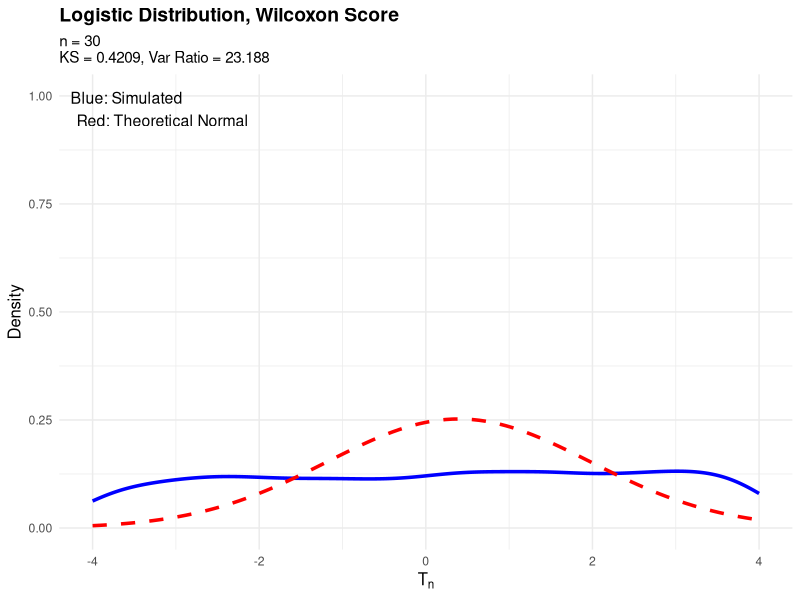
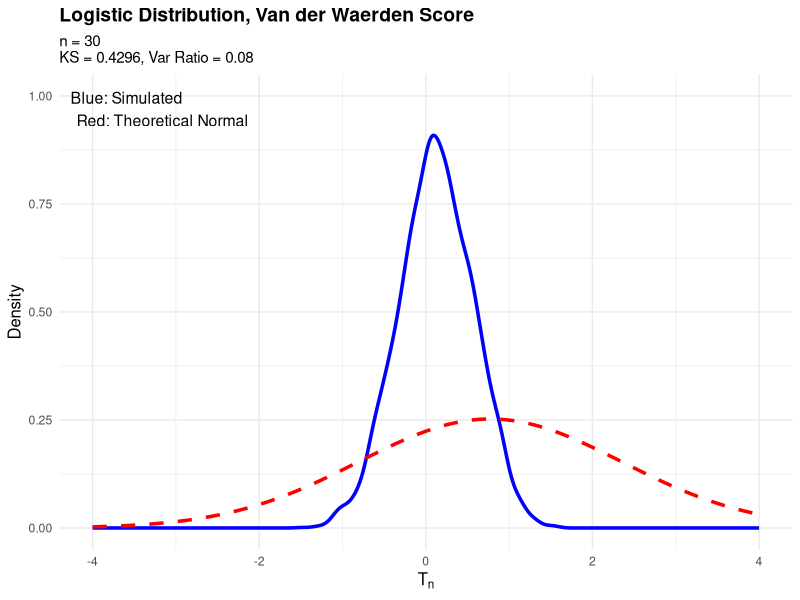
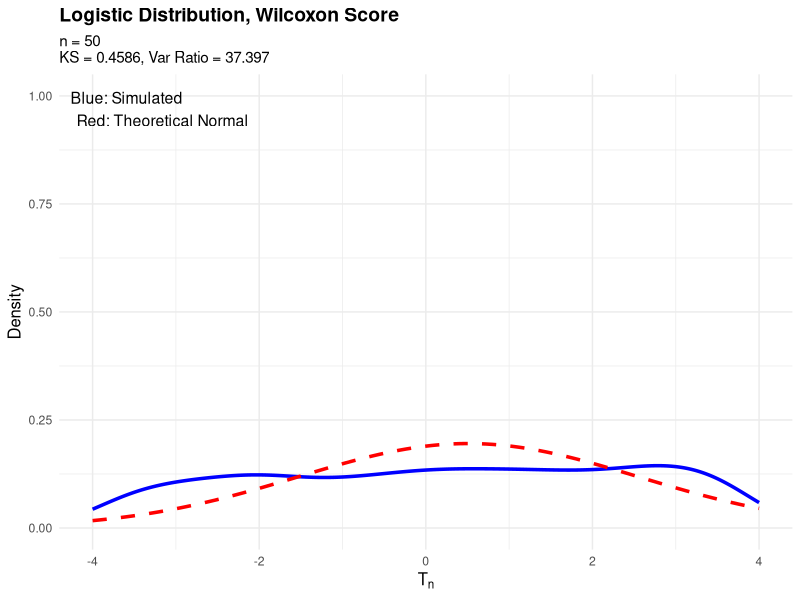
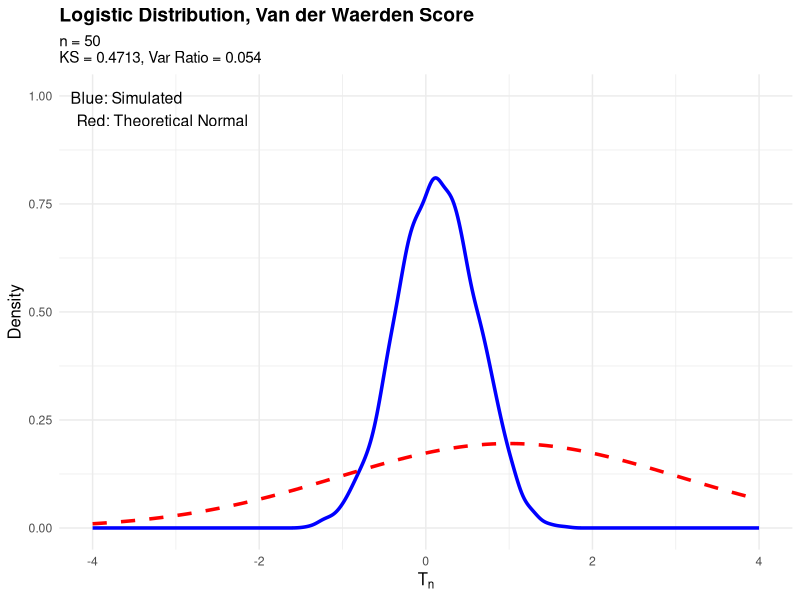
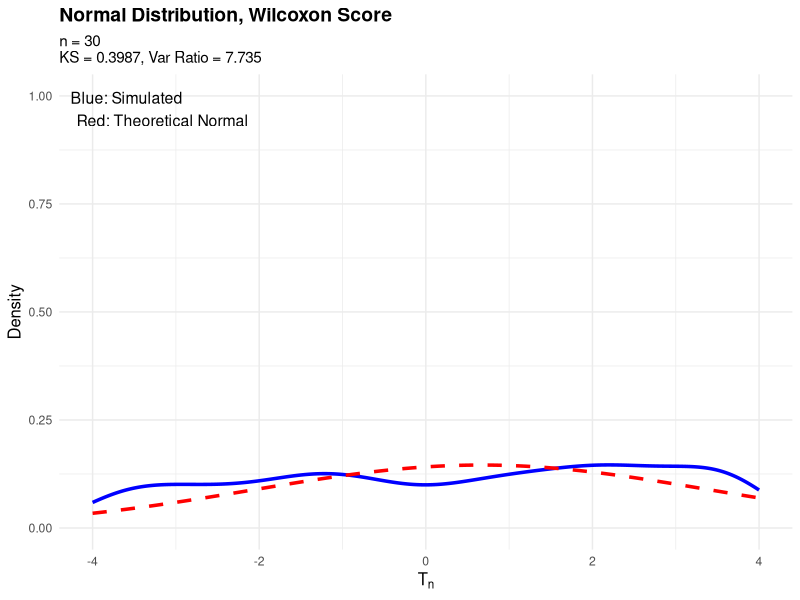

Write the R code that produced these figures, in order.
# ============================================================================
# Le Cam's Lemma Validation - Two-Sample Rank Tests
# ============================================================================

# Load libraries
library(ggplot2)
library(dplyr)
library(tidyverse)

# ============================================================================
# PART 1: THEORETICAL PARAMETERS
# ============================================================================

# Standardized g0 values
g0_wilcoxon_normal <- (1 / (2 * sqrt(pi))) * sqrt(3)    # 0.4886
g0_wilcoxon_logistic <- (1 / 6) * sqrt(3)               # 0.2887
g0_vdw_normal <- 1                                      # 1.0000
g0_vdw_logistic <- 1 / sqrt(pi)                         # 0.5642

# sigma2_psi
sigma2_psi_normal <- 1
sigma2_psi_logistic <- 1/3

# Function to compute theoretical parameters
compute_params <- function(n, dist, score) {
  
  if (dist == "normal" && score == "wilcoxon") {
    g0 <- g0_wilcoxon_normal
    sigma2_psi <- sigma2_psi_normal
  } else if (dist == "logistic" && score == "wilcoxon") {
    g0 <- g0_wilcoxon_logistic
    sigma2_psi <- sigma2_psi_logistic
  } else if (dist == "normal" && score == "vdw") {
    g0 <- g0_vdw_normal
    sigma2_psi <- sigma2_psi_normal
  } else if (dist == "logistic" && score == "vdw") {
    g0 <- g0_vdw_logistic
    sigma2_psi <- sigma2_psi_logistic
  }
  
  n1 <- n / 2
  n2 <- n / 2
  theta_n <- 1 / sqrt(n)
  
  # Theoretical mean and variance under alternative
  # Note: The 1/sqrt(n) is already in the test statistic!
  mu_n <- theta_n * (n1 * n2 / n) * g0
  sigma2_n <- (n1 * n2 / n) * sigma2_psi
  sigma_n <- sqrt(sigma2_n)
  
  return(list(
    mu_n = mu_n, 
    sigma_n = sigma_n, 
    sigma2_n = sigma2_n,
    theta_n = theta_n, 
    g0 = g0, 
    sigma2_psi = sigma2_psi,
    n1 = n1, 
    n2 = n2,
    n = n,
    dist = dist,
    score = score
  ))
}

# ============================================================================
# PART 2: SIMULATION FUNCTIONS (CORRECTED!)
# ============================================================================

generate_data <- function(n1, n2, dist, theta_n) {
  if (dist == "normal") {
    X <- rnorm(n1, 0, 1)
    Y <- rnorm(n2, theta_n, 1)
  } else if (dist == "logistic") {
    X <- rlogis(n1, 0, 1)
    Y <- rlogis(n2, theta_n, 1)
  }
  return(c(X, Y))
}

compute_T <- function(pooled, n1, n2, score) {
  n <- n1 + n2
  ranks <- rank(pooled, ties.method = "average")
  
  if (score == "wilcoxon") {
    # STANDARDIZED Wilcoxon: sqrt(3) * ranks
    scores <- sqrt(3) * ranks
  } else if (score == "vdw") {
    # Van der Waerden: already standardized
    scores <- qnorm(ranks / (n + 1))
  }
  
  c <- c(rep(0, n1), rep(1, n2))
  c_bar <- mean(c)
  
  # CRITICAL: Divide by sqrt(n) to match asymptotic theory
  T_n <- (1 / sqrt(n)) * sum((c - c_bar) * scores)
  #T_n <- (1 / sqrt(n)) * sum(c  * scores)
  return(T_n)
}

# ============================================================================
# PART 3: RUN SIMULATION
# ============================================================================

run_simulation <- function(n, dist, score, M = 10000, verbose = TRUE) {
  
  params <- compute_params(n, dist, score)
  
  if (verbose) {
    dist_name <- tools::toTitleCase(dist)
    score_name <- ifelse(score == "wilcoxon", "Wilcoxon", "Van der Waerden")
    cat(sprintf("Running: %s, %s, n = %d\n", dist_name, score_name, n))
  }
  
  set.seed(123 + n + 100 * (dist == "logistic") + 1000 * (score == "vdw"))
  
  T_stats <- numeric(M)
  for (r in 1:M) {
    pooled <- generate_data(params$n1, params$n2, dist, params$theta_n)
    T_stats[r] <- compute_T(pooled, params$n1, params$n2, score)
  }
  
  # Empirical moments
  T_mean <- mean(T_stats)
  T_var <- var(T_stats)
  T_sd <- sd(T_stats)
  
  # KS distance
  F_emp <- ecdf(T_stats)
  F_theory <- function(x) pnorm(x, mean = params$mu_n, sd = params$sigma_n)
  ks_values <- sapply(T_stats, function(x) abs(F_emp(x) - F_theory(x)))
  ks <- max(ks_values)
  
  if (verbose) {
    cat(sprintf("  mu_theory = %.4f, mu_emp = %.4f\n", params$mu_n, T_mean))
    cat(sprintf("  sigma_theory = %.4f, sigma_emp = %.4f\n", params$sigma_n, T_sd))
    cat(sprintf("  KS = %.4f\n", ks))
    cat(sprintf("  Var Ratio = %.4f\n", T_var / params$sigma2_n))
  }
  
  return(list(
    T_stats = T_stats,
    mu_n = params$mu_n,
    sigma_n = params$sigma_n,
    sigma2_n = params$sigma2_n,
    T_mean = T_mean,
    T_var = T_var,
    T_sd = T_sd,
    ks = ks,
    n = n,
    dist = dist,
    score = score,
    M = M
  ))
}

# ============================================================================
# PART 4: DENSITY PLOT
# ============================================================================

plot_density <- function(n, dist, score, M = 10000) {
  
  result <- run_simulation(n, dist, score, M, verbose = TRUE)
  
  df <- data.frame(T = result$T_stats)
  
  dist_name <- tools::toTitleCase(result$dist)
  score_name <- ifelse(result$score == "wilcoxon", "Wilcoxon", "Van der Waerden")
  
  p <- ggplot(df, aes(x = T)) +
    geom_density(color = "blue", size = 1.2, kernel = "gaussian") +
    stat_function(
      fun = dnorm, 
      args = list(mean = result$mu_n, sd = result$sigma_n),
      color = "red", size = 1.2, linetype = "dashed"
    ) +
    xlim(-4,4) + 
    ylim(0,1) +
    labs(
      title = paste(dist_name, "Distribution,", score_name, "Score"),
      subtitle = paste0(
        "n = ", result$n,
        "\nKS = ", round(result$ks, 4),
        ", Var Ratio = ", round(result$T_var / result$sigma2_n, 3)
      ),
      x = expression(T[n]),
      y = "Density"
    ) +
    annotate(
      "text", 
      x = -Inf, 
      y = Inf, 
      label = "Blue: Simulated\nRed: Theoretical Normal",
      hjust = -0.1, 
      vjust = 1.5, 
      size = 4
    ) +
    theme_minimal() +
    theme(
      plot.title = element_text(size = 14, face = "bold"),
      plot.subtitle = element_text(size = 11),
      axis.title = element_text(size = 12)
    )
  
  return(p)
}

# ============================================================================
# PART 5: COMPARISON PLOT
# ============================================================================
# 
# plot_comparison <- function(n, dist, M = 10000) {
#   
#   dist_name <- tools::toTitleCase(dist)
#   
#   cat("\n========================================\n")
#   cat(dist_name, "COMPARISON at n =", n, "\n")
#   cat("========================================\n")
#   
#   result_w <- run_simulation(n, dist, "wilcoxon", M, verbose = TRUE)
#   result_v <- run_simulation(n, dist, "vdw", M, verbose = TRUE)
#   
#   df_w <- data.frame(T = result_w$T_stats, Score = "Wilcoxon")
#   df_v <- data.frame(T = result_v$T_stats, Score = "Van der Waerden")
#   df_all <- rbind(df_w, df_v)
#   
#   p <- ggplot(df_all, aes(x = T, color = Score, fill = Score)) +
#     geom_density(alpha = 0.3, size = 1.2, kernel = "gaussian") +
#     stat_function(
#       fun = dnorm, 
#       args = list(mean = result_w$mu_n, sd = result_w$sigma_n),
#       color = "blue", size = 0.8, linetype = "dashed"
#     ) +
#     stat_function(
#       fun = dnorm, 
#       args = list(mean = result_v$mu_n, sd = result_v$sigma_n),
#       color = "red", size = 0.8, linetype = "dashed"
#     ) +
#     xlim(-2,2) + 
#     ylim(0,1) +
#     labs(
#       title = paste(dist_name, "Distribution - Comparison at n =", n),
#       subtitle = paste0(
#         "Wilcoxon KS = ", round(result_w$ks, 4), 
#         ", VdW KS = ", round(result_v$ks, 4)
#       ),
#       x = expression(T[n]),
#       y = "Density"
#     ) +
#     scale_color_manual(values = c("Wilcoxon" = "blue", "Van der Waerden" = "red")) +
#     scale_fill_manual(values = c("Wilcoxon" = "blue", "Van der Waerden" = "red")) +
#     theme_minimal() +
#     theme(
#       plot.title = element_text(size = 14, face = "bold"),
#       plot.subtitle = element_text(size = 12),
#       axis.title = element_text(size = 12),
#       legend.position = "bottom"
#     )
#   
#   cat("\n========================================\n")
#   cat("FINAL SUMMARY\n")
#   cat("========================================\n")
#   cat(sprintf("Wilcoxon KS:     %.4f (Var Ratio = %.3f)\n", 
#               result_w$ks, result_w$T_var / result_w$sigma2_n))
#   cat(sprintf("Van der Waerden KS: %.4f (Var Ratio = %.3f)\n", 
#               result_v$ks, result_v$T_var / result_v$sigma2_n))
#   
#   if (result_w$ks < result_v$ks) {
#     cat("\n✓ Wilcoxon performs BETTER for", dist_name, "\n")
#   } else {
#     cat("\n✓ Van der Waerden performs BETTER for", dist_name, "\n")
#   }
#   cat("========================================\n\n")
#   
#   return(p)
# }

# ============================================================================
# RUN THE SIMULATIONS
# ============================================================================

cat("\n")
cat("========================================\n")
cat("RUNNING CORRECTED SIMULATIONS\n")
cat("========================================\n\n")

# Test one scenario first
plot_density(n = 30, dist = "logistic", score = "wilcoxon", M = 5000)
plot_density(n = 30, dist = "logistic", score = "vdw", M = 5000)

plot_density(n = 50, dist = "logistic", score = "wilcoxon", M = 5000)
plot_density(n = 50, dist = "logistic", score = "vdw", M = 5000)


plot_density(n = 30, dist = "normal", score = "wilcoxon", M = 5000)


# 
# 
# 
# 
# # Then compare
# plot_comparison(n = 30, dist = "logistic", M = 5000)
# plot_comparison(n = 100, dist = "logistic", M = 5000)
# plot_comparison(n = 30, dist = "normal", M = 5000)
# plot_comparison(n = 100, dist = "normal", M = 5000)
# 
# # ============================================================================
# # END OF SCRIPT
# # ============================================================================
